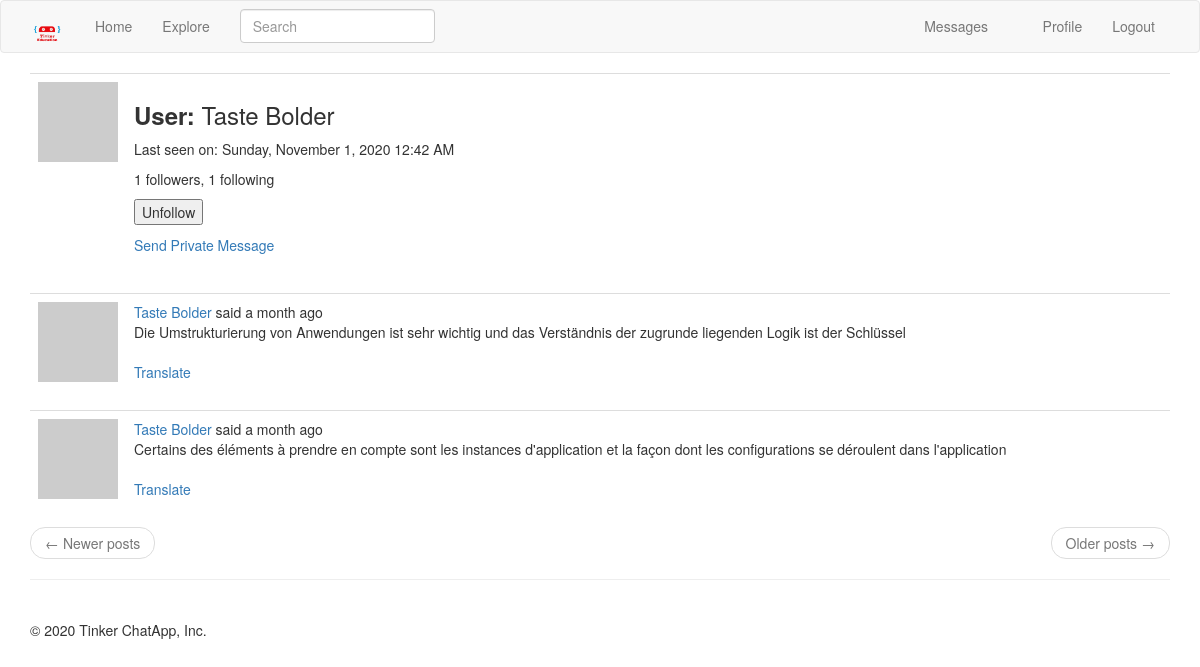
Before: /main/profile/Taste Bolder (signed in) with the older database file.
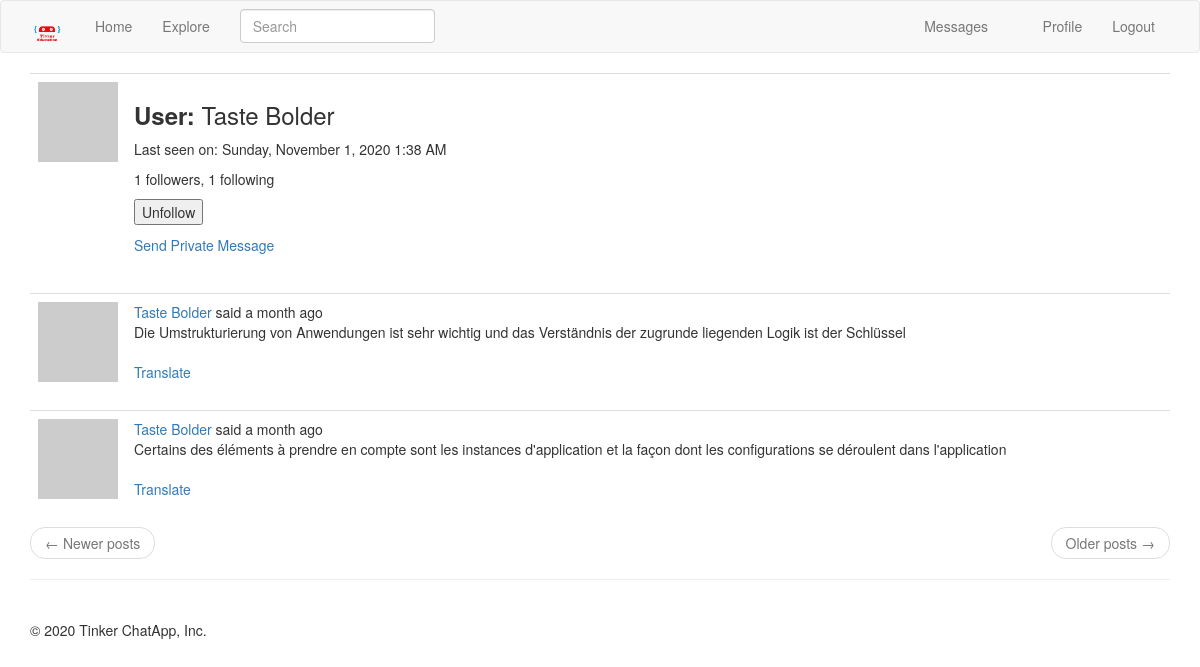
After: the same page with the newer database file.
### app/models.py (models this page shows, shortened)
class User( UserMixin ,db.Model):
    id = db.Column(db.Integer, primary_key = True)
    username = db.Column(db.String(64), unique = True, index = True)
    email = db.Column(db.String(120), unique = True, index = True)
    password_hash = db.Column(db.String(128))
    posts = db.relationship('Post', backref = 'author', lazy = 'dynamic')
    about_me = db.Column(db.String(140))
    last_seen = db.Column(db.DateTime, default = datetime.utcnow)
    messages_sent = db.relationship('Message', foreign_keys='Message.sender_id', backref='author', lazy = 'dynamic')
    messages_received = db.relationship('Message', foreign_keys='Message.recipient_id', backref='recipient', lazy='dynamic')
    last_message_read_time = db.Column(db.DateTime) # the last time the user visited the messages page
    notifications = db.relationship('Notification', backref='user', lazy='dynamic')
    followed = db.relationship(
        'User',
        secondary = followers,
        primaryjoin = (followers.c.follower_id == id),
        secondaryjoin = (followers.c.followed_id == id),
        backref = db.backref('followers', lazy = 'dynamic'),
        lazy = 'dynamic'
    )
    def avatar(self, size):
        digest = md5(self.email.lower().encode('utf-8')).hexdigest()
        return 'https://www.gravatar.com/avatar/{}?d=identicon&s={}'.format(digest, size)
    def is_following(self, user):
        return self.followed.filter(followers.c.followed_id == user.id).count() > 0
    def new_messages(self):
        last_read_time = self.last_message_read_time or datetime(1900, 1, 1)
        return Message.query.filter_by(recipient=self).filter(
            Message.timestamp > last_read_time
        ).count()

class SearchableMixin(object):
    @classmethod
    def before_commit(cls, session):
        session._changes = {
            'add': list(session.new),
            'update': list(session.dirty),
            'delete': list(session.deleted)
        }
    @classmethod
    def after_commit(cls, session):
        for obj in session._changes['add']:
            if isinstance(obj, SearchableMixin):
                add_to_index(obj.__tablename__, obj)
        for obj in session._changes['update']:
            if isinstance(obj, SearchableMixin):
                add_to_index(obj.__tablename__,obj)
        for obj in session._changes['delete']:
            if isinstance(obj, SearchableMixin):
                remove_from_index(obj.__tablename__, obj)
        session._changes = None

class Post(SearchableMixin, db.Model):
    __searchable__ = ['body']
    id = db.Column(db.Integer, primary_key = True)
    body = db.Column(db.String(140))
    timestamp = db.Column(db.DateTime, index = True, default = datetime.utcnow)
    user_id = db.Column(db.Integer, db.ForeignKey('user.id'))
    language = db.Column(db.String(5))

### app/main/routes.py (the view)
@bp.route('/profile/<username>')
@login_required
def profile(username):
    user = User.query.filter_by(username = username).first_or_404()
    form = EmptyForm()
    page = request.args.get('page', 1, type=int)
    posts = user.posts.order_by(Post.timestamp.desc()).paginate(
        page, current_app.config['POSTS_PER_PAGE'], False
    )
    next_url = url_for('main.profile', username = username, page = posts.next_num) \
        if posts.has_next else None
    prev_url = url_for('main.profile', username = username, page = posts.prev_num) \
        if posts.has_prev else None
    return render_template('main/profile.html', title = _('Profile'), user = user, form = form, posts = posts.items, next_url = next_url, prev_url = prev_url)

### app/main/forms.py
class SearchForm(FlaskForm):
    q = StringField(_('Search'), validators = [DataRequired()])
    def __init__(self, *args, **kwargs):
        if 'formdata' not in kwargs:
            kwargs['formdata'] = request.args
        if 'csrf_enabled' not in kwargs:
            kwargs['csrf_enabled'] = False
        super(SearchForm, self).__init__(*args, **kwargs)

class EmptyForm(FlaskForm):
    submit = SubmitField('Submit')

### app/main/routes.py (called while the page is built)
@bp.before_app_request
def before_request():
    if current_user.is_authenticated:
        current_user.last_seen = datetime.utcnow()
        db.session.commit()
        g.search_form= SearchForm()
    g.locale = str(get_locale())

### app/models.py (called while the page is built)
@login.user_loader
def load_user(id):
    return User.query.get(int(id))

### app/templates/main/profile.html (shortened to what this page needs)
{% extends 'main/base.html' %}
{% import 'bootstrap/wtf.html' as wtf %}
{% block app_content %}
    <table class="table">
        <tr valign = 'top'>
            <td width = '70px'>
                <img src="{{ user.avatar(128) }}">
            </td>
            <td>
                <h3><b>{{ _('User') }}: </b>{{ user.username }}</h3>
                {% if user.last_seen %}<p>{{ _('Last seen on') }}: {{ moment(user.last_seen).format('LLLL') }}</p>{% endif %}
                <p>{{ user.followers.count() }} followers, {{ user.followed.count() }} following</p>
                {% if user == current_user %}
                    <a href="{{ url_for('main.edit_profile') }}">{{ _('Edit Your Profile') }}</a>
                {% else %}
                    <p>
                        <form action="{{ url_for('main.unfollow', username = user.username) }}" method="POST">
                            {{ form.submit(value='Unfollow') }}
                        </form>
                    </p>
                {% endif %}
                {% if user != current_user %}
                    <p>
                        <a href="{{ url_for('main.send_message', recipient = user.username) }}">
                            {{ _('Send Private Message') }}
                        </a>
                    </p>
                {% endif %}
            </td>
        </tr>
    </table>
    {% for post in posts %}
        {% include 'main/_posts.html' %}
    {% endfor %}
    <nav aria-label="...">
        <ul class="pager">
            <li class="previous{% if not prev_url %} disabled{% endif %}">
                <a href="{{ prev_url or '#' }}">
                    <span aria-hidden="true">&larr;</span> {{ _('Newer posts') }}
                </a>
            </li>
            <li class="next{% if not next_url %} disabled{% endif %}">
                <a href="{{ next_url or '#' }}">
                    {{ _('Older posts') }} <span aria-hidden="true">&rarr;</span>
                </a>
            </li>
        </ul>
    </nav>
{% endblock %}

### app/templates/main/base.html (shortened to what this page needs)
{% extends 'bootstrap/base.html' %}
{% block head %}
{{super()}}
{% endblock %}
{% block navbar %}
<nav class="navbar navbar-default">
    <div class="container">
        <div class="navbar-header">
            <a class="navbar-brand" href="{{ url_for('main.home') }}"><img src="{{url_for('static', filename = 'images/tinker_logo.png')}}" width="35", height="35"></a>
        </div>
        <div class="collapse navbar-collapse" id="bs-example-navbar-collapse-1">
            <ul class="nav navbar-nav">
                <li><a href="{{ url_for('main.home') }}">Home</a></li>
                <li><a href="{{ url_for('main.explore') }}">Explore</a></li>
            </ul>
            {% if g.search_form %}
                <form action="{{ url_for('main.search') }}" method="GET" class="navbar-form navbar-left">
                    <div class="form-group">
                        {{ g.search_form.q(size = 20, class = 'form-control', placeholder = g.search_form.q.label.text) }}
                    </div>
                </form>
            {% endif %}
            <ul class="nav navbar-nav navbar-right">
            {% if current_user.is_anonymous %}
                <li><a href="{{ url_for('auth.login') }}">Login</a></li>
            {% else %}
                <li>
                    <a href="{{ url_for('main.messages') }}">
                        {{ _('Messages') }}
                        {% set new_messages = current_user.new_messages() %}
                    </a>
                </li>
                <li><a href="{{ url_for('main.profile', username = current_user.username) }}">Profile</a></li>
                <li><a href="{{ url_for('auth.logout') }}">Logout</a></li>
            {% endif %}
        </div>
    </div>
</nav>
{% endblock %}
{% block content %}
    <div class="container">
        {% block app_content %}
        {% endblock %}
        <hr><br>{{super()}}
        {%- block footer %}
            <footer>&copy; {{moment().format('YYYY') }} Tinker ChatApp, Inc.</footer>
        {%- endblock footer %}
    </div>
{% endblock %}

### app/templates/main/_posts.html (shortened to what this page needs)
<table class="table table-hover">
    <tr valign = 'top'>
        <td width="70px">
            <a href="{{ url_for('main.profile', username=post.author.username) }}">
                <img src="{{ post.author.avatar(36) }}" />
            </a>
        </td>
        <td>
            {{ _('%(username)s said %(when)s',
                username=user_link, when=moment(post.timestamp).fromNow()) }}
            <br>
            <span id="post{{ post.id }}">{{ post.body }}</span>
            {% if post.language and post.language != g.locale %}
                <br><br>
                <span id="translation{{ post.id }}">
                    <a href="javascript:translate(
                                '#post{{ post.id }}',
                                '#translation{{ post.id }}',
                                '{{ post.language }}',
                                '{{ g.locale }}');">{{ _('Translate') }}</a>
                </span>
            {% endif %}
        </td>
    </tr>
</table>

Changed rows visible on the page:
changed User "Taste Bolder": last_seen "Sunday, November 1, 2020 12:42 AM" → "Sunday, November 1, 2020 1:38 AM"
